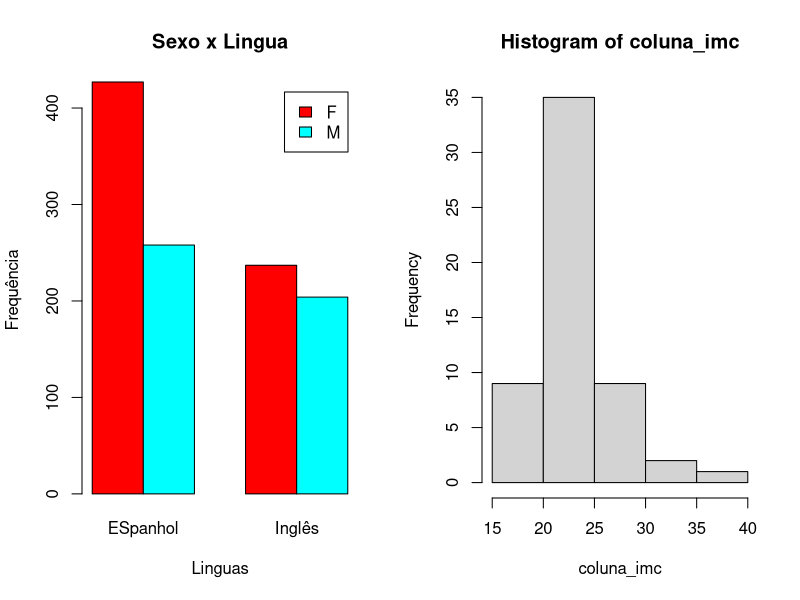
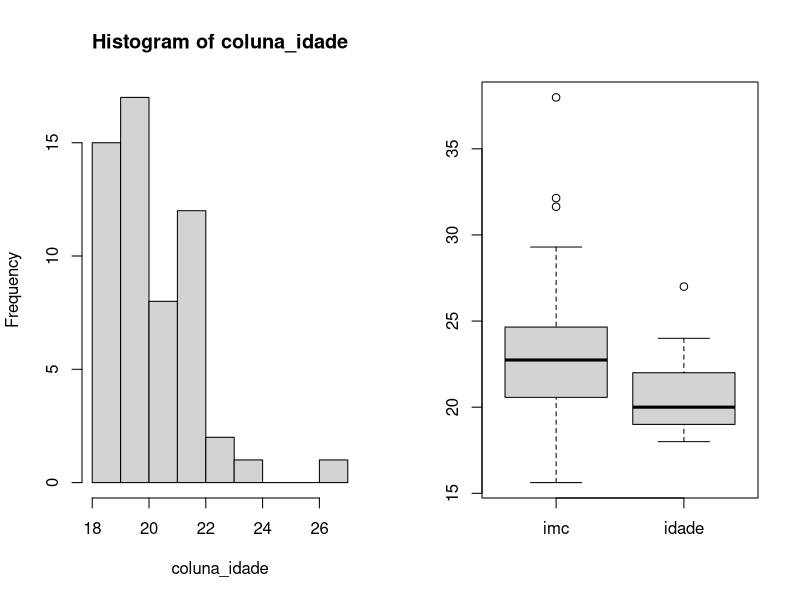
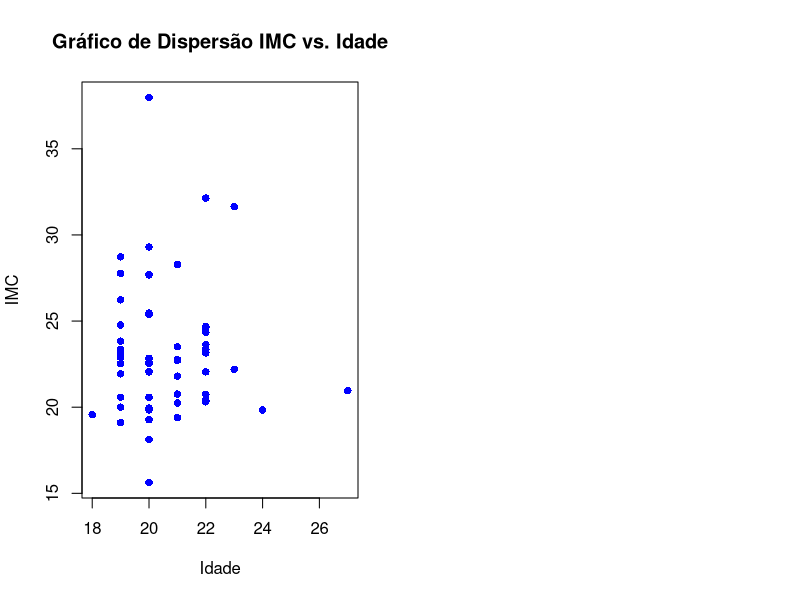

Generate these figures, in order, with R:
require(car)
require(dplyr)

## lendo o csv
data_imc <- read.csv('imc.csv', sep = ',', dec = ',', encoding = "UTF-8")
data_enem <- read.csv('enem.csv', sep = ',', dec = ',', encoding = "UTF-8")
## mostrar os dados em tabela
View(data_imc)
View(data_enem)

## exibir as variaveis
glimpse(data_imc)
glimpse(data_enem)

# a) Com algumas variáveis QUALITATIVAS, elaborar gráficos de barras e comentar
# os resultados.
# utilizaremos TP_SEXO e TP_LINGUA
coluna_tp_sexo <- data_enem$TP_SEXO
coluna_tp_lingua <- data_enem$TP_LINGUA
matriz_frequencias <- table(coluna_tp_sexo, coluna_tp_lingua)
# Passo 2: Criar os gráficos de barras sexo x lingua
par(mfrow = c(1, 2))  # Organiza os gráficos em uma linha com 2 colunas
barplot(matriz_frequencias, beside = TRUE, legend.text = TRUE, col = rainbow(nrow(matriz_frequencias)), main = "Sexo x Lingua", xlab = "Linguas", ylab = "Frequência")
# percebe-se que,os que escolhem a lingua estrangeira ESPANHOL, sao em grande maioria, mulheres
# por outro lado, dentre os que escolhem inglês, mulheres e homens são quase que iguais em número, tendo as mulheres pequena maioria

# b) Com algumas variáveis QUANTITATIVAS, elaborar histograma e boxplot e
# comentar e interpretar os resultados com relação a assimetria dos dados.
# utilizaremos a tabela imc com as colunas IMC e IDADE
coluna_imc <- data_imc$IMC
coluna_idade <- data_imc$Idade
join_imc_idade <- list(coluna_imc,coluna_idade)
hist(coluna_imc)
hist(coluna_idade)

boxplot(join_imc_idade, names=c("imc","idade"))

## extra - grafico de dispersao
plot(coluna_idade, coluna_imc, pch = 16, col = "blue", 
     xlab = "Idade", ylab = "IMC", main = "Gráfico de Dispersão IMC vs. Idade")
